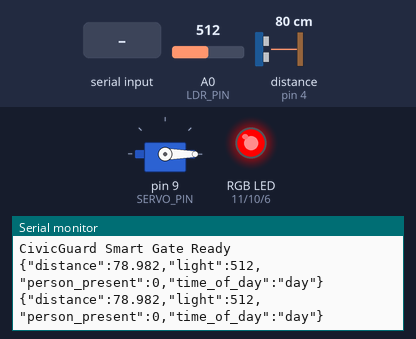
This sketch was run on a simulated Arduino Uno, built with avr-gcc and run on an emulated ATmega328P. On the bench: servo, an RGB LED mixed from three pins (HIGH = lit), the last lines printed to the serial monitor. Wiring (inferred from the names in the program): ultrasonic range finder: trigger pin 5; echo pin 4. The inputs (shaded band) are chosen by the test bench; at power-on: A0 (LDR_PIN) = 512, distance to the obstacle (sensor on pin 4) 80 cm. The echo pulse lasts 58.3 µs per cm; pins used as bus, display or sensor lines are not drawn.

Above: at 2.2 s.
2.3 s: A0 (LDR_PIN) set to 486
At 3.6 s:
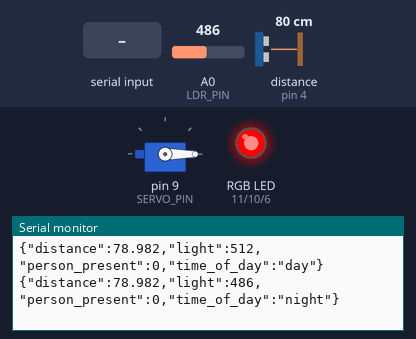
5.5 s: "red\n" received over Serial
At 6.0 s:
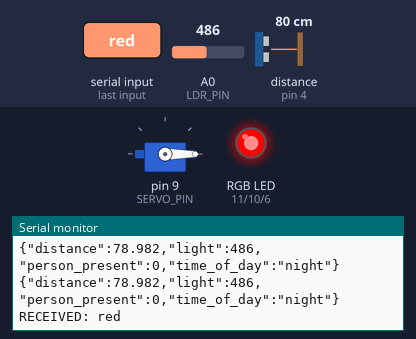
7.0 s: "green\n" received over Serial
8.5 s: "yellow\n" received over Serial
At 9.0 s:
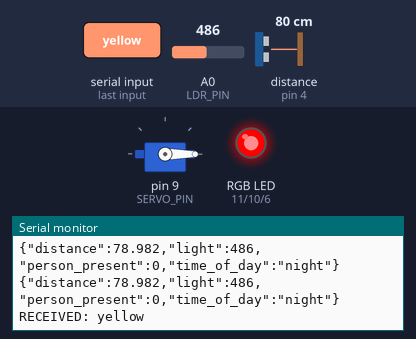

Measured:
- the behaviour switches between 501 and 500 on A0 (LDR_PIN) (found by bisection; images 0 and 1)
- after the input at 2.3 s, the serial monitor: prints a new line after 0.75 s (image 1)
- after the input at 5.5 s, the serial monitor: prints a new line after 0.05 s (image 2)
- after the input at 8.5 s, the serial monitor: prints a new line at once (image 3)

The sketch:

sketch_oct23a.ino
```cpp
#include <Servo.h>
#include <ArduinoJson.h>

// ============== PIN CONFIGURATION ==============
// Ultrasonic Sensor
#define TRIG_PIN 5
#define ECHO_PIN 4

// LDR (Light Sensor)
#define LDR_PIN A0

// Servo Motor
#define SERVO_PIN 9

// RGB LED
#define RED_PIN 11
#define GREEN_PIN 10
#define BLUE_PIN 6

// ============== GLOBAL VARIABLES ==============
Servo gateServo;
bool systemActive = true;

unsigned long lastSensorSend = 0;
const unsigned long SENSOR_INTERVAL = 1000; // Send data every 1 second (slower = more time for commands)

// ============== SETUP ==============
void setup() {
  Serial.begin(9600);

  // Ultrasonic sensor pins
  pinMode(TRIG_PIN, OUTPUT);
  pinMode(ECHO_PIN, INPUT);

  // LDR pin (analog input)
  pinMode(LDR_PIN, INPUT);

  // RGB LED pins
  pinMode(RED_PIN, OUTPUT);
  pinMode(GREEN_PIN, OUTPUT);
  pinMode(BLUE_PIN, OUTPUT);

  // Servo setup
  gateServo.attach(SERVO_PIN);
  gateServo.write(0); // Start with gate closed

  // Initial LED state (red = standby)
  setLED("red");

  Serial.println("CivicGuard Smart Gate Ready");
  delay(1000);
}

// ============== HELPER FUNCTIONS ==============

// Measure distance using ultrasonic sensor
float measureDistance() {
  // Clear trigger
  digitalWrite(TRIG_PIN, LOW);
  delayMicroseconds(2);

  // Send 10us pulse
  digitalWrite(TRIG_PIN, HIGH);
  delayMicroseconds(10);
  digitalWrite(TRIG_PIN, LOW);

  // Read echo pulse
  long duration = pulseIn(ECHO_PIN, HIGH, 30000); // 30ms timeout

  // Calculate distance in cm
  float distance = duration * 0.034 / 2;

  // Return -1 if no valid reading
  if (distance == 0 || distance > 400) {
    return -1;
  }

  return distance;
}

// Read light level from LDR
int readLightLevel() {
  return analogRead(LDR_PIN);
}

// Control RGB LED with visual feedback
void setLED(String color) {
  // Turn off all LEDs first
  digitalWrite(RED_PIN, LOW);
  digitalWrite(GREEN_PIN, LOW);
  digitalWrite(BLUE_PIN, LOW);

  // Small delay to ensure clean transition
  delay(10);

  if (color == "red") {
    digitalWrite(RED_PIN, HIGH);
    Serial.println("LED: RED");
  }
  else if (color == "green") {
    digitalWrite(GREEN_PIN, HIGH);
    Serial.println("LED: GREEN");
  }
  else if (color == "yellow") {
    // Yellow = Red + Green
    digitalWrite(RED_PIN, HIGH);
    digitalWrite(GREEN_PIN, HIGH);
    Serial.println("LED: YELLOW");
  }
}

// Control gate servo with feedback
void controlGate(String action) {
  if (action == "open") {
    gateServo.write(90); // Open position
    Serial.println("GATE: OPEN");
  }
  else if (action == "closed") {
    gateServo.write(0); // Closed position
    Serial.println("GATE: CLOSED");
  }

  delay(100); // Give servo time to start moving
}

// Send sensor data as JSON
void sendSensorData(float distance, int lightLevel) {
  StaticJsonDocument<128> doc;

  doc["distance"] = distance;
  doc["light"] = lightLevel;
  doc["person_present"] = (distance >= 0 && distance <= 10) ? 1 : 0;
  doc["time_of_day"] = (lightLevel > 500) ? "day" : "night";

  serializeJson(doc, Serial);
  Serial.println(); // Newline terminator
}

// Execute command from AI - IMPROVED VERSION
void executeCommand(const char* json) {
  StaticJsonDocument<256> doc;
  DeserializationError err = deserializeJson(doc, json);

  if (err) {
    Serial.print("JSON_ERROR:");
    Serial.println(err.c_str());
    return;
  }

  Serial.println("COMMAND_RECEIVED");

  // Extract fields
  const char* decision = doc["decision"];
  const char* led = doc["led"];
  const char* gate = doc["gate"];

  // Apply LED color (CRITICAL - do this first)
  if (led) {
    setLED(String(led));
  }

  // Control gate (do this second)
  if (gate) {
    controlGate(String(gate));
  }

  // Print what we did
  if (decision) {
    Serial.print("DECISION: ");
    Serial.println(decision);
  }

  Serial.println("CMD_COMPLETE");
}

// Check for incoming commands - IMPROVED VERSION
void checkCommands() {
  // Process ALL available commands before continuing
  while (Serial.available()) {
    String line = Serial.readStringUntil('\n');
    line.trim();

    if (line.length() == 0) continue;

    // Debug: show what we received
    Serial.print("RECEIVED: ");
    Serial.println(line);

    // Handle JSON commands
    if (line.startsWith("{")) {
      executeCommand(line.c_str());
    }
  }
}

// ============== MAIN LOOP ==============
void loop() {
  // PRIORITY: Check for commands FIRST and process ALL of them
  checkCommands();

  if (!systemActive) {
    delay(200);
    return;
  }

  // Send sensor data at regular intervals (slower = more time for commands)
  if (millis() - lastSensorSend >= SENSOR_INTERVAL) {
    // Read sensors
    float distance = measureDistance();
    int lightLevel = readLightLevel();

    // Send data
    sendSensorData(distance, lightLevel);
    lastSensorSend = millis();
  }

  // Short delay - but spend more time checking for commands
  delay(50);
}
```
